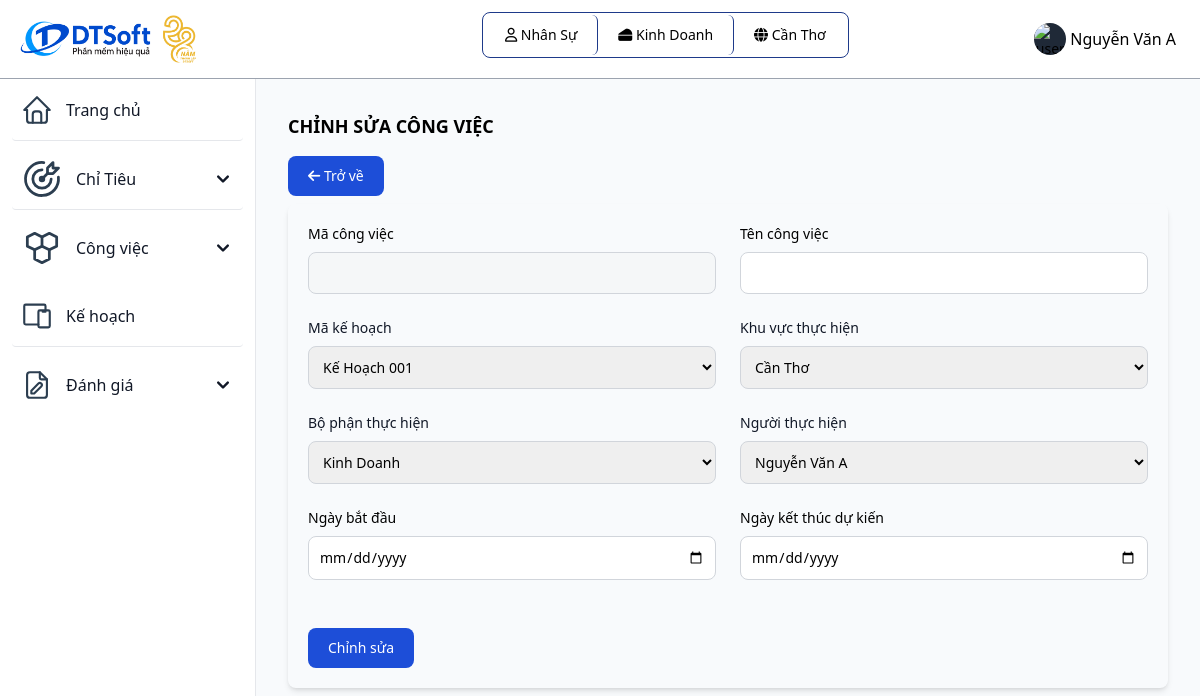
Page /chinhsuacongviec.php (signed in) on the committed database.
### tables this page shows
CREATE TABLE `vaitro` (
  `id_vaitro` varchar(10) primary key,
  `tenvaitro` varchar(255) NOT NULL,
  `mota` varchar(255) NOT NULL
);

CREATE TABLE `bophan` (
  `id_bophan` varchar(10) primary key,
  `id_khuvuc` varchar(10) NOT NULL,
  `tenbophan` varchar(255) NOT NULL,
  `cvchuyenmon` varchar(255) NOT NULL,
  foreign key(id_khuvuc) references khuvuc(id_khuvuc)
);

CREATE TABLE `khuvuc` (
  `id_khuvuc` varchar(10) primary key,
  `tenkhuvuc` varchar(255) NOT NULL,
  `diachi` varchar(255) NOT NULL,
  `sdt` int(20) NOT NULL
);

### chinhsuacongviec.php (the view, shortened to what the rows shown need)
<?php
include "inc/header.php";
?>
</body>
</html>

### inc/header.php (shortened to what the rows shown need)
<?php
 include_once('db/connect.php');
?>
<!DOCTYPE html>
<html lang="en">
<head>
	<link href="https://unpkg.com/tailwindcss@2.2.19/dist/tailwind.min.css" rel=" stylesheet">
  <link rel="stylesheet" href="https://cdnjs.cloudflare.com/ajax/libs/font-awesome/6.4.0/css/all.min.css">
	<link href="https://cdn.datatables.net/1.10.19/css/jquery.dataTables.min.css" rel="stylesheet">
	<link href="https://cdn.datatables.net/responsive/2.2.3/css/responsive.dataTables.min.css" rel="stylesheet">
  <script src="https://cdn.tailwindcss.com"></script>
</head>
<body class="g-sidenav-show bg-slate-50" id="draggable">
  <nav class="fixed top-0 z-50 w-full bg-white border-b border-gray-400 dark:border-gray-100 text-black">
        <div class="px-3 py-3 lg:px-5 lg:pl-3">
          <div class="flex items-center justify-between">
	    <div class="divToHide flex items-center justify-start relative inline-flex items-center p-0.5 mb-2 mr-2 text-sm font-medium rounded-lg border border-blue-900">
              <span class="relative px-5 py-2.5 bg-white rounded-md border-r border-blue-900">
                <i class="fa-regular fa-user"></i>
                  <?php
                    $sql = "SELECT tenvaitro from vaitro where id_vaitro = '" . $_SESSION['id_vaitro'] ."'";
                    $result = mysqli_query($connect, $sql);
                    $row = mysqli_fetch_array($result);
                    echo $row['tenvaitro'];
                  ?>
              </span>
              <?php
              if ($_SESSION['id_bophan'] != NULL){
                $sql = "SELECT tenbophan from bophan where id_bophan = '" . $_SESSION['id_bophan'] ."'";
                $result = mysqli_query($connect, $sql);
                $row_bophan = mysqli_fetch_array($result);
              ?>
              <span class="relative px-5 py-2.5 bg-white rounded-md border-r border-blue-900">
                 <i class="fa-solid fa-cheese"></i>
                  <?php
                      echo $row_bophan['tenbophan'];
                  ?>
              </span>
              <?php
              } else echo '';
              ?>
              <?php
              if ($_SESSION['id_vaitro'] != 'QTHT'){
              ?>
              <span class="relative px-5 py-2.5 bg-white rounded-md">
                  <i class="fa-solid fa-globe"></i>
                  <?php
                    $sql = "SELECT tenkhuvuc from khuvuc where id_khuvuc = '" . $_SESSION['id_khuvuc'] ."'";
                    $result = mysqli_query($connect, $sql);
                    $row = mysqli_fetch_array($result);
                    echo $row['tenkhuvuc'];
                  ?>
              </span>
              <?php
              }
              ?>
            </div>
          </div>
        </div>
      </nav>

### rows in the picture
vaitro: tenvaitro "Nhân Sự"
bophan: tenbophan "Kinh Doanh"
khuvuc: tenkhuvuc "Cần Thơ"

### other values in the picture
$_SESSION['tennguoidung'] "Nguyễn Văn A"
form field id_kehoachgiaoviec "Kế Hoạch 001"
form field id_khuvuc "Cần Thơ"
form field id_bophan "Kinh Doanh"
form field id_nguoidung "Nguyễn Văn A"
